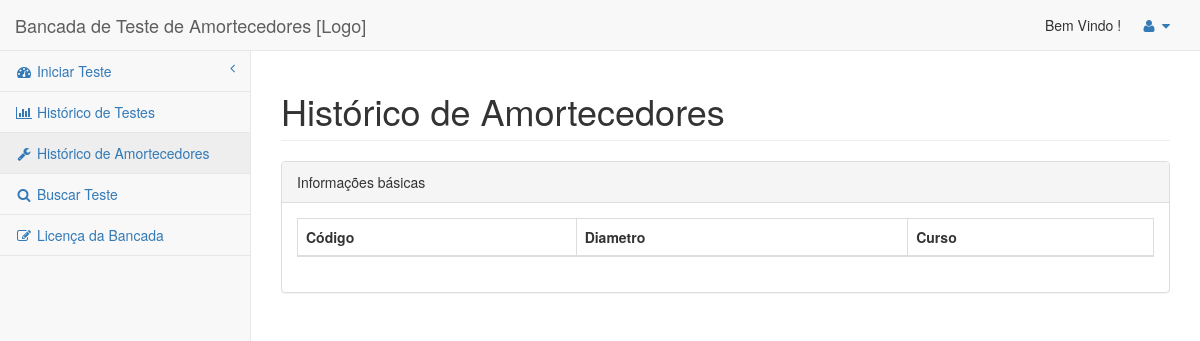
Before: /amortecedorHistorico with the older database file.
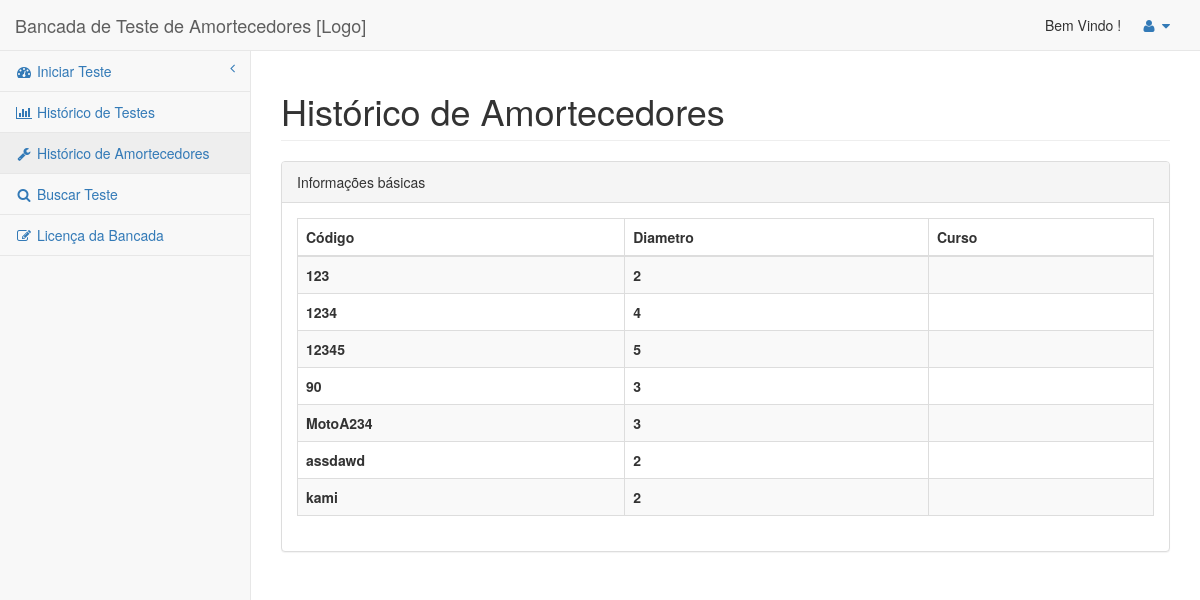
After: the same page with the newer database file.
### app/models.py (models this page shows, shortened)
class Amortecedor (models.Model):
	amortecedor_codigo = models.CharField(max_length=45, primary_key=True, verbose_name='Código')
	amortecedor_diametro_externo = models.FloatField(verbose_name='Tamanho do Diâmetro Externo')

### app/views.py (the view)
# urls.py: url(r'^amortecedorHistorico', appviews.amortecedorHistorico, name='amortecedorHistorico'),
def amortecedorHistorico(request):
    page = 'app/historicoAmortecedor.html'
    lista_de_amortecedores = Amortecedor.objects.order_by('amortecedor_codigo')
    return render(request, page, {'lista_de_amortecedores': lista_de_amortecedores})

### app/templates/app/historicoAmortecedor.html (shortened to what this page needs)
{% extends "app/layout.html" %}
{% block content %}
<div class="row">
    <div class="col-lg-12">
        <h1 class="page-header">Histórico de Amortecedores</h1>
    </div>
</div>
<div class="row">
    <div class="col-lg-12">
        <div class="panel panel-default">
            <div class="panel-heading">
                Informações básicas
            </div>
            <div class="panel-body">
                <table class="table table-striped table-bordered table-hover" id="dataTables">
                    <thead>
                        <tr>
                            <th style="font-weight:bold">Código</th>
                            <th style="font-weight:bold">Diametro</th>
                            <th style="font-weight:bold">Curso</th>
                        </tr>
                    </thead>
                    <tbody>
                        {% for amortecedor in lista_de_amortecedores %}
                            <tr>
                                <th>{{amortecedor.amortecedor_codigo}}</th>
                                <th>{{amortecedor.amortecedor_diametro_externo}}</th>
                                <th>{{amortecedor.amortecedor_curso}}</th>
                            </tr>
                        {% endfor %}
                </table>
            </div>
        </div>
    </div>
</div>
<div class="row">
    <div class="col-lg-8">
    </div>
</div>
{% endblock %}

### app/templates/app/layout.html (shortened to what this page needs)
<!DOCTYPE html>
<html lang="en">
<head>
    {% load staticfiles %}
    <link href="{% static 'app/content/bootstrap.min.css' %}" rel="stylesheet"/>
    <link href="{% static 'app/content/sb-admin-2.css' %}"rel="stylesheet"/>
    <link href="{% static 'app/content/font-awesome.min.css' %}" rel="stylesheet" type="text/css"/>
    <link href="{% static 'app/content/jquery.dataTables.min.css' %}" rel="stylesheet" type="text/css"/>
</head>
<body>
    <div id="wrapper">
        <nav class="navbar navbar-default navbar-static-top" role="navigation" style="margin-bottom: 0">
            <div class="navbar-header">
                <a class="navbar-brand" href="/">Bancada de Teste de Amortecedores [Logo]</a>
            </div>
            <ul class="nav navbar-top-links navbar-right">
                <li>
                    Bem Vindo <b>{{ user.username }}</b>!
                </li>
                <li class="dropdown">
                    <a class="dropdown-toggle" data-toggle="dropdown" href="#">
                        <i class="fa fa-user fa-fw"></i>  <i class="fa fa-caret-down"></i>
                    </a>
                </li>
            </ul>
            <div class="navbar-default sidebar" role="navigation">
                <div class="sidebar-nav navbar-collapse">
                    <ul class="nav" id="side-menu">
                        <li>
                            <a href="index.html"><i class="fa fa-dashboard fa-fw"></i> Iniciar Teste<span class="fa arrow"></span></a>
                        </li>
                        <li>
                            <a href="{% url 'historico'%}"><i class="fa fa-bar-chart fa-fw"></i> Histórico de Testes</a>
                        </li>
                        <li>
                            <a href="{% url 'amortecedorHistorico'%}"><i class="fa fa-wrench fa-fw"></i> Histórico de Amortecedores</a>
                        </li>
                        <li>
                            <a href="#.html"><i class="fa fa-search fa-fw"></i> Buscar Teste</a>
                        </li>
                        <li>
                            <a href="tables.html"><i class="fa fa-edit fa-fw"></i> Licença da Bancada</a>
                        </li>
                    </ul>
                </div>
            </div>
         </nav>
    <link rel="stylesheet" href="//ajax.googleapis.com/ajax/libs/jqueryui/1.11.2/themes/smoothness/jquery-ui.css" />
        <div id="page-wrapper">
    {% block content %}{% endblock %}
        </div>
</div>
</body>
</html>

### app/static/app/content/sb-admin-2.css (style rules this page uses)
body { background-color: #f8f8f8; }
#wrapper { width: 100%; }
#page-wrapper { padding: 0 15px; min-height: 568px; background-color: #fff; }
@media (min-width:768px) { #page-wrapper { position: inherit; margin: 0 0 0 250px; padding: 0 30px; border-left: 1px solid #e7e7e7; } }
.navbar-top-links { margin-right: 0; }
.navbar-top-links li { display: inline-block; }
.navbar-top-links li:last-child { margin-right: 15px; }
.navbar-top-links li a { padding: 15px; min-height: 50px; }
.sidebar .sidebar-nav.navbar-collapse { padding-right: 20; padding-left: 0; }
.sidebar ul li { border-bottom: 1px solid #e7e7e7; }
.sidebar ul li a.active { background-color: #eee; }
.sidebar .arrow { float: right; }
.sidebar .fa.arrow:before { content: "\f104"; }
@media (min-width:768px) { .sidebar { z-index: 1; position: absolute; width: 250px; margin-top: 51px; } }

Changed rows visible on the page:
added Amortecedor: amortecedor_codigo "123", amortecedor_diametro_externo "2"
added Amortecedor: amortecedor_codigo "1234", amortecedor_diametro_externo "4"
added Amortecedor: amortecedor_codigo "12345", amortecedor_diametro_externo "5"
added Amortecedor: amortecedor_codigo "90", amortecedor_diametro_externo "3"
added Amortecedor: amortecedor_codigo "MotoA234", amortecedor_diametro_externo "3"
added Amortecedor: amortecedor_codigo "assdawd", amortecedor_diametro_externo "2"
added Amortecedor: amortecedor_codigo "kami", amortecedor_diametro_externo "2"
